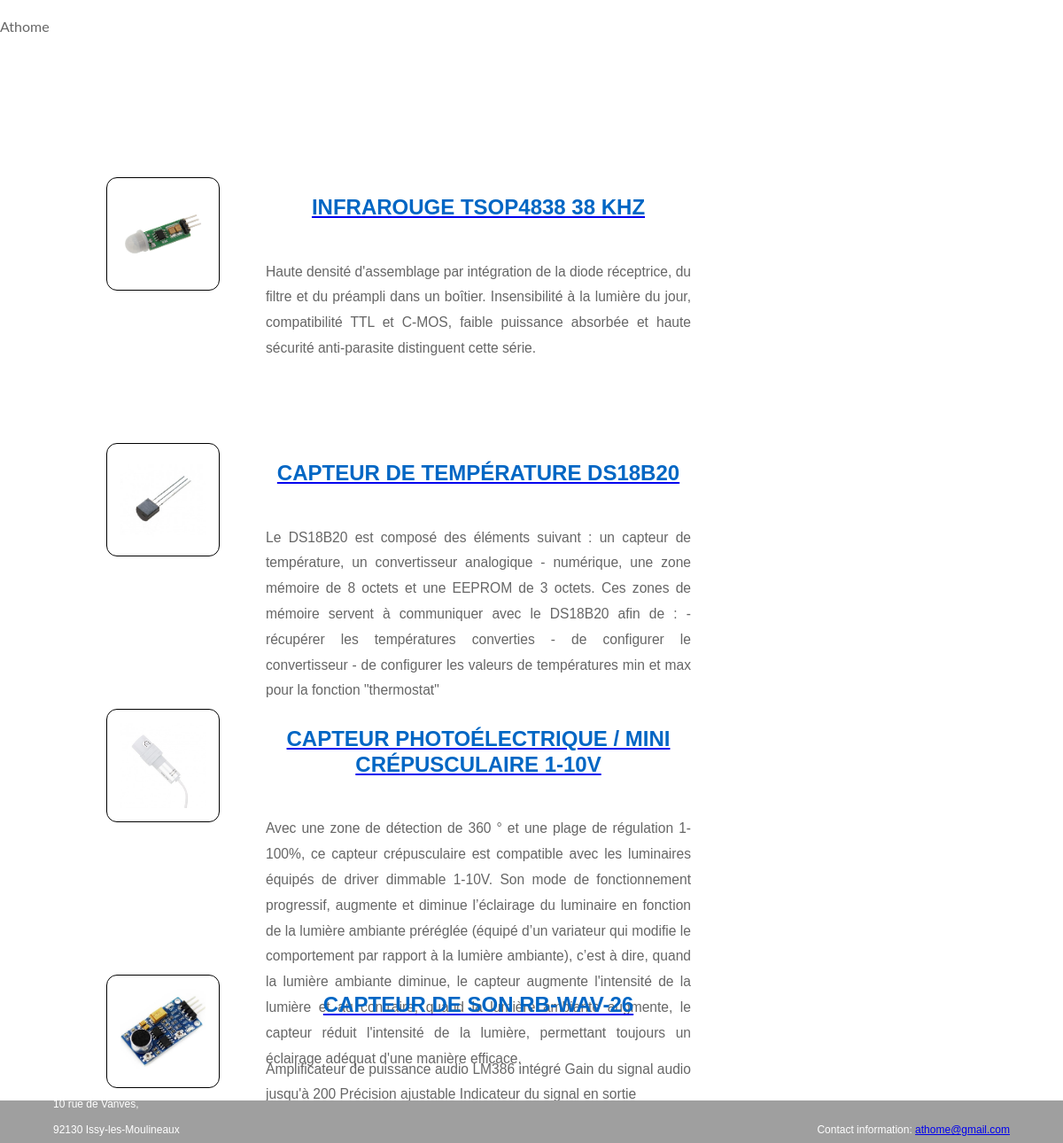
Before: /index.php?cible=shop with the older database file.
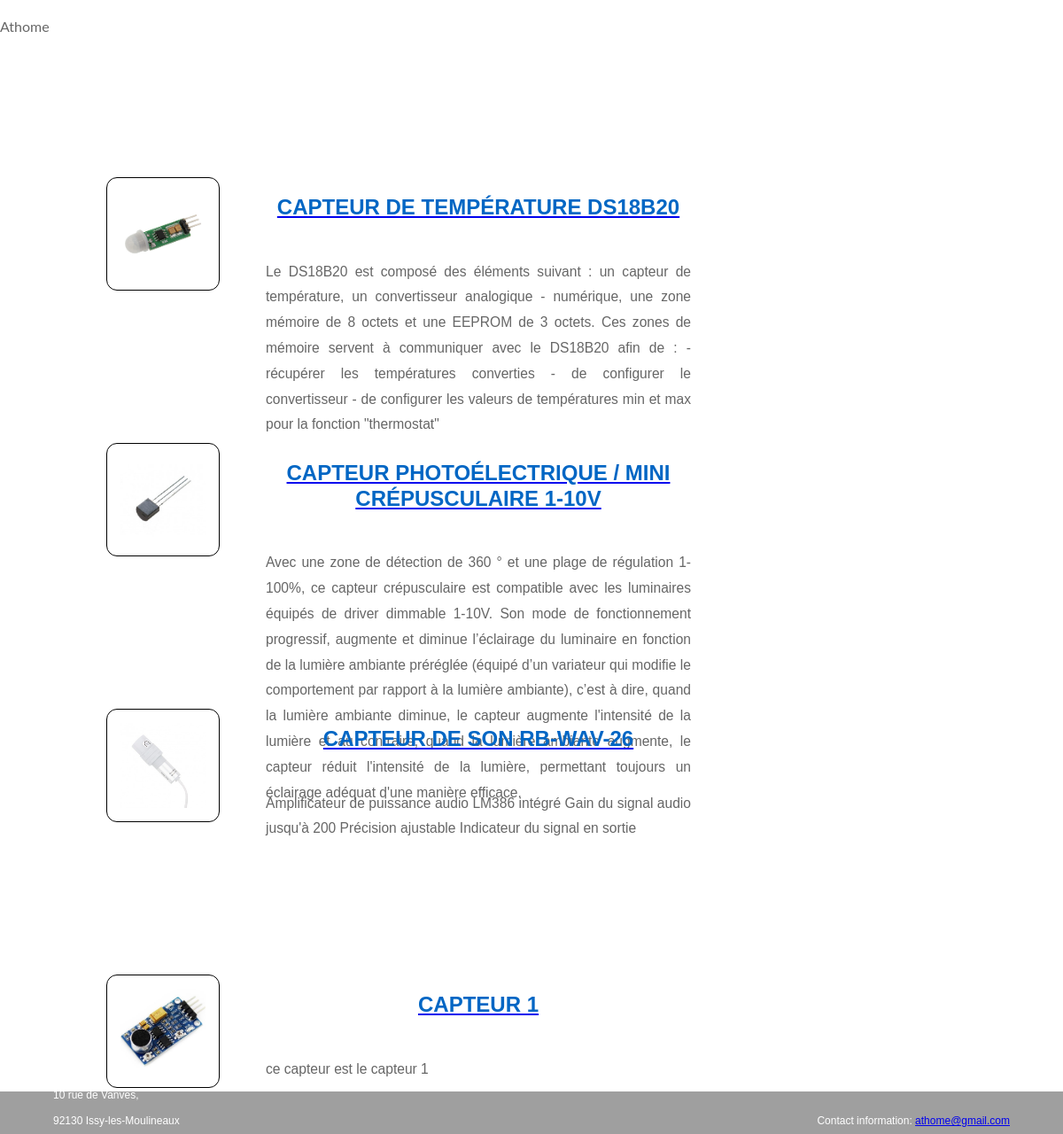
After: the same page with the newer database file.
### tables this page shows
CREATE TABLE `boutique` (
  `id_boutique` int(11) NOT NULL,
  `nom` varchar(255) NOT NULL,
  `description` text NOT NULL,
  `prix` decimal(10,2) NOT NULL,
  `id_personne` int(11) NOT NULL,
  `stock` int(2) NOT NULL
);

### Modèle/requete.boutique.php (the view, shortened to what this page needs)
<?php
function textshop($im)
{
    $bdd = new PDO('mysql:host=localhost;dbname=athome;charset=utf8', 'root', '');
    $reponse = $bdd->prepare('SELECT * FROM boutique WHERE id_boutique = ?');
    $reponse->execute(array($im));
    while ($donnees = $reponse->fetch()) {
        echo $donnees['description'];
    }
}
?>
<?php
function titreshop($im)
{
    $bdd = new PDO('mysql:host=localhost;dbname=athome;charset=utf8', 'root', '');
    $reponse = $bdd->prepare('SELECT * FROM boutique WHERE id_boutique = ?');
    $reponse->execute(array($im));
    while ($donnees = $reponse->fetch()) {
        echo $donnees['nom'];
    }
}
?>

### index.php (shortened to what this page needs)
<?php
include("Modèle/requete.boutique.php");
if (isset($_GET['cible']) && !empty($_GET['cible'])) {
    include("Vue/header_2.php");
}
if (isset($_GET['cible']) && !empty($_GET['cible'])) {
    $url = $_GET['cible'];
} else {
    $url = 'first_page';
}
include('Vue/' . $url . '.php');
if (isset($_GET['cible']) && !empty($_GET['cible'])) {
    include("Vue/footer.php");
}

### Vue/header_2.php (shortened to what this page needs)
<head>
    <link rel="stylesheet" href="vue/header_2.css">
    <link rel="stylesheet" href="https://maxcdn.bootstrapcdn.com/font-awesome/4.7.0/css/font-awesome.min.css">
</head>
<body>
<div class="wrapper">
    <header>
        <nav>
            <div class="logo">
               Athome
            </div>
            <div class="menu">
                <ul>
                    <li><a href="index.php?cible=maison">Ma Maison</a></li>
                    <li><a href="index.php?cible=shop">Magasin</a></li>
                    <li><a href="index.php?cible=myaccount">Mon Compte</a></li>
                    <li><a href="index.php?cible=Contacteznous">Contactez nous</a></li>
                </ul>
            </div>
        </nav>
    </header>

### Vue/shop.php (shortened to what this page needs)
<!DOCTYPE html>
<html>
<head>
    <link rel="stylesheet" href="Vue/shop.css"/>
</head>
<body>
<?php $im = i() ?>
<section>
    <div class="aside">
        <div class="box1">
            <div id="im1"><img src="Vue/image/inf.jpg" alt="Capteur infrarouge"></div>
            <div id="txt1">
                <a href="index.php?nc=1&cible=capteur1"><h1><?php titreshop($im - 3) ?>  </h1></a>
                <p><?php textshop($im - 3) ?></p>
            </div>
        </div>
        <br>
        <div class="box2">
            <div id="im4"><img src="Vue/image/im2.jpg"></div>
            <div id="txt2">
                <a href="index.php?nc=2&cible=capteur1"><h1><?php titreshop($im - 2) ?></h1></a>
                <p><?php textshop($im - 2) ?></p>
            </div>
        </div>
        <br>
        <div class="box3">
            <div id="im2"><img src="Vue/image/im3.jpg"></div>
            <div id="txt3">
                <a href="index.php?nc=3&cible=capteur1"><h1><?php titreshop($im - 1) ?></h1></a>
                <p><?php textshop($im - 1) ?></p>
            </div>
        </div>
        <br>
        <div class="box4">
            <div id="im3"><img src="Vue/image/im4.jpg"></div>
            <div id="txt4">
                <a href="index.php?nc=4&cible=capteur1"><h1><?php titreshop($im) ?></h1></a>
                <p><?php textshop($im) ?></p>
            </div>
        </div>
        <br>
    </div>
</section>
</body>
</html>

### Vue/footer.php (shortened to what this page needs)
<head>
    <link rel="stylesheet" href="Vue/footer.css" />
</head>
<footer>
    <div id="footer_font">
    </div>
    <div id="footer2">
        <p> 10 rue de Vanves, <br/>92130 Issy-les-Moulineaux </p>
    </div>
    <div id="footer1">
        <p> Contact information: <a href="mailto:athome@gmail.com" title="Envoyer un mail">athome@gmail.com</a></p>
    </div>
</footer>

### Vue/header_2.css (style rules this page uses)
html, body { height: 100%; margin: 0; font-size: 16px; font-family: "Lato", sans-serif; font-weight: 400; line-height: 1.8em; color: #666; }
header { width: 100%; height: 10%; }
.logo { position: fixed; }
img { display: block; width: 5%; padding: 15px; }
nav { position: fixed; width: 100%; line-height: 60px; z-index: 10; }
nav ul { line-height: 60px; list-style: none; background: rgba(0, 0, 0, 0); overflow: hidden; color: #fff; padding: 0; text-align: right; margin: 0; padding-right: 40px; transition: 1s; }
nav ul li { display: inline-block; padding: 16px 40px;; }
nav ul li a { text-decoration: none; color: #fff; font-size: 16px; }

### Vue/shop.css (style rules this page uses)
.box1 { display: inline-block; width: 40vw; height: 5vw; margin: 10vw; position:relative; }
.box2 { display: inline-block; width: 40vw; height: 5vw; margin: 10vw; position:relative; }
.box3 { display: inline-block; width: 40vw; height: 5vw; margin: 10vw; position:relative; }
.box4 { display: inline-block; width: 40vw; height: 5vw; margin: 10vw; position: relative; }
h1 { color: rgb(0, 102, 196); text-transform: uppercase; font-size: 2vw; font-family: Arial; text-align: center; padding-bottom: 2vw; }
.aside img { border: 0.1vw solid black; border-radius: 1vw; }
#im1 img { position:absolute; width: 20%; }
#im2 img { position:absolute; width: 20%; }
#im3 img { position:absolute; width: 20%; }
#im4 img { position:absolute; width: 20%; }
#txt1 { position:relative; left:15vw; text-align: justify; marging-bottom:0%; padding-top: 0; padding-bottom: 2vw; }
#txt2 { position:relative; left:15vw; text-align: justify; marging-bottom:0%; padding-top: 0; padding-bottom: 2vw; }
#txt3 { position: relative; left: 15vw; text-align: justify; marging-bottom:0%; padding-top: 0; padding-bottom: 2vw; }
#txt4 { position: relative; left: 15vw; text-align: justify; marging-bottom:0%; padding-top: 0; padding-bottom: 2vw; }
.aside p { text-decoration: none; top: 0; font-size: 1.3vw; font-family: Arial; }

### Vue/footer.css (style rules this page uses)
footer { margin-top: 6vw; font-family: Arial; }
#footer_font { position:fixed; bottom: 0; left: 0; height: 4vw; width: 100%; background-color: #9f9f9f; }
#footer2 { position: fixed; left: 5%; bottom: -1vw; width: 100%; background-color:transparent; color: #fff; text-align: left; }
#footer1 { position:fixed; right:5%; bottom: -1vw; width: 100%; background-color: transparent; color: #fff; text-align: right; }
#footer1 p { font-size:1vw; }
#footer2 p { font-size:1vw; }

Changed rows visible on the page:
no longer on this page (row edited): boutique: nom "INFRAROUGE TSOP4838 38 KHZ", description "Haute densité d'assemblage par intégration de la diode réceptrice, du filtre et du préampli dans un boîtier. Insensibilité à la lumière du jour, compatibilité TTL et C-MOS, faible puissance absorbée et haute sécurité anti-parasite distinguent cette série."
added boutique: nom "CAPTEUR 1", description "ce capteur est le capteur 1"
